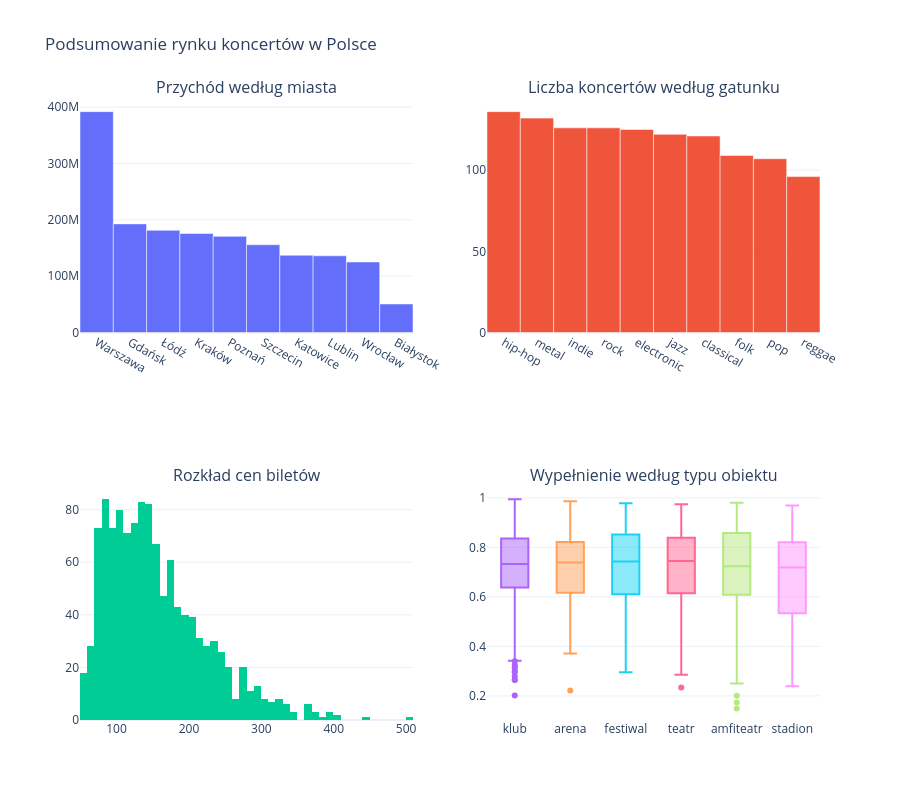

Here is the notebook cell this chart was saved with:
### Code cell
liczba_gatunek = (
    df.groupby("gatunek", as_index=False)
    .size()
    .rename(columns={"size": "liczba_koncertow"})
    .sort_values("liczba_koncertow", ascending=False)
)

fig = make_subplots(
    rows=2,
    cols=2,
    subplot_titles=(
        "Przychód według miasta",
        "Liczba koncertów według gatunku",
        "Rozkład cen biletów",
        "Wypełnienie według typu obiektu"
    )
)

fig.add_trace(
    go.Bar(
        x=przychody["miasto"],
        y=przychody["przychod_pln"],
        name="przychód"
    ),
    row=1,
    col=1
)

fig.add_trace(
    go.Bar(
        x=liczba_gatunek["gatunek"],
        y=liczba_gatunek["liczba_koncertow"],
        name="liczba koncertów"
    ),
    row=1,
    col=2
)

fig.add_trace(
    go.Histogram(
        x=df["cena_biletu_pln"],
        nbinsx=50,
        name="ceny"
    ),
    row=2,
    col=1
)

for typ in df["typ_obiektu"].unique():
    dane = df[df["typ_obiektu"] == typ]
    fig.add_trace(
        go.Box(
            y=dane["wypelnienie"],
            name=typ
        ),
        row=2,
        col=2
    )

fig.update_layout(
    title_text="Podsumowanie rynku koncertów w Polsce",
    height=800,
    template="plotly_white",
    showlegend=False
)

fig.show()

### Figure 1 — Plotly figure (JSON) as saved in the notebook; plotly's stock layout.template omitted (floating-point values rounded to 4 significant figures; data arrays with more than 128 entries replaced by an {"elided": "..."} marker saying what was removed)
{"data": [{"name": "przychód", "type": "bar", "x": ["Warszawa", "Gdańsk", "Łódź", "Kraków", "Poznań", "Szczecin", "Katowice", "Lublin", "Wrocław", "Białystok"], "xaxis": "x", "y": [391973430, 192767710, 181357180, 175778640, 170662360, 155743970, 137064460, 136115110, 125091800, 50603470], "yaxis": "y"}, {"name": "liczba koncertów", "type": "bar", "x": ["hip-hop", "metal", "indie", "rock", "electronic", "jazz", "classical", "folk", "pop", "reggae"], "xaxis": "x2", "y": [136, 132, 126, 126, 125, 122, 121, 109, 107, 96], "yaxis": "y2"}, {"name": "ceny", "nbinsx": 50, "type": "histogram", "x": {"elided": "1200 float values"}, "xaxis": "x3", "yaxis": "y3"}, {"name": "klub", "type": "box", "xaxis": "x4", "y": {"elided": "499 float values"}, "yaxis": "y4"}, {"name": "arena", "type": "box", "xaxis": "x4", "y": {"elided": "163 float values"}, "yaxis": "y4"}, {"name": "festiwal", "type": "box", "xaxis": "x4", "y": {"elided": "140 float values"}, "yaxis": "y4"}, {"name": "teatr", "type": "box", "xaxis": "x4", "y": {"elided": "176 float values"}, "yaxis": "y4"}, {"name": "amfiteatr", "type": "box", "xaxis": "x4", "y": {"elided": "155 float values"}, "yaxis": "y4"}, {"name": "stadion", "type": "box", "xaxis": "x4", "y": [0.9694, 0.4795, 0.8073, 0.9225, 0.7397, 0.3479, 0.7127, 0.7173, 0.3983, 0.3576, 0.9386, 0.3939, 0.8208, 0.8507, 0.5682, 0.4842, 0.833, 0.7578, 0.3956, 0.2392, 0.6339, 0.7589, 0.7717, 0.8473, 0.775, 0.4329, 0.8898, 0.8995, 0.3482, 0.8383, 0.5304, 0.5722, 0.5646, 0.6971, 0.7513, 0.8566, 0.6137, 0.3938, 0.7393, 0.7279, 0.5037, 0.9284, 0.6902, 0.7953, 0.8178, 0.4817, 0.719, 0.6221, 0.5518, 0.9078, 0.8549, 0.3705, 0.7343, 0.586, 0.7383, 0.546, 0.5009, 0.7612, 0.8099, 0.9359, 0.714, 0.588, 0.9558, 0.4283, 0.7914, 0.6218, 0.8959], "yaxis": "y4"}], "layout": {"annotations": [{"font": {"size": 16}, "showarrow": false, "text": "Przychód według miasta", "x": 0.225, "xanchor": "center", "xref": "paper", "y": 1, "yanchor": "bottom", "yref": "paper"}, {"font": {"size": 16}, "showarrow": false, "text": "Liczba koncertów według gatunku", "x": 0.775, "xanchor": "center", "xref": "paper", "y": 1, "yanchor": "bottom", "yref": "paper"}, {"font": {"size": 16}, "showarrow": false, "text": "Rozkład cen biletów", "x": 0.225, "xanchor": "center", "xref": "paper", "y": 0.375, "yanchor": "bottom", "yref": "paper"}, {"font": {"size": 16}, "showarrow": false, "text": "Wypełnienie według typu obiektu", "x": 0.775, "xanchor": "center", "xref": "paper", "y": 0.375, "yanchor": "bottom", "yref": "paper"}], "height": 800, "showlegend": false, "title": {"text": "Podsumowanie rynku koncertów w Polsce"}, "xaxis": {"anchor": "y", "domain": [0, 0.45]}, "xaxis2": {"anchor": "y2", "domain": [0.55, 1]}, "xaxis3": {"anchor": "y3", "domain": [0, 0.45]}, "xaxis4": {"anchor": "y4", "domain": [0.55, 1]}, "yaxis": {"anchor": "x", "domain": [0.625, 1]}, "yaxis2": {"anchor": "x2", "domain": [0.625, 1]}, "yaxis3": {"anchor": "x3", "domain": [0, 0.375]}, "yaxis4": {"anchor": "x4", "domain": [0, 0.375]}}}
